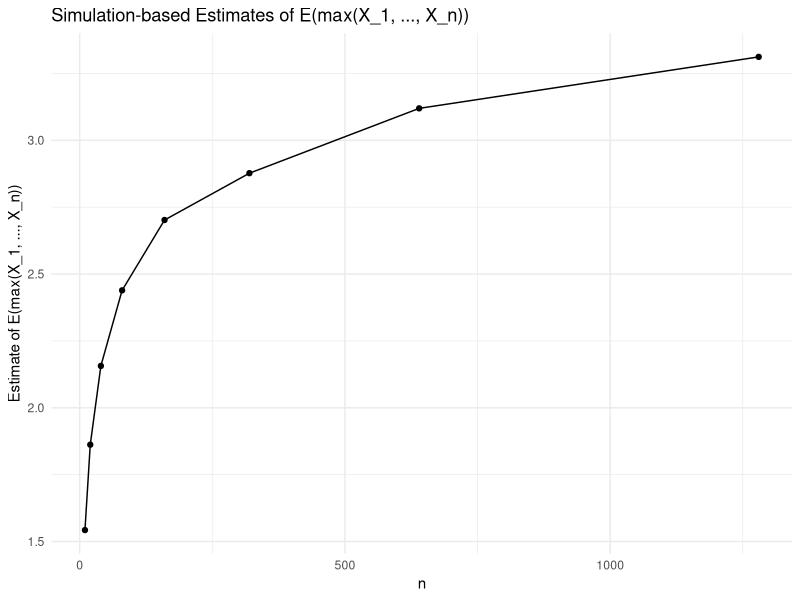
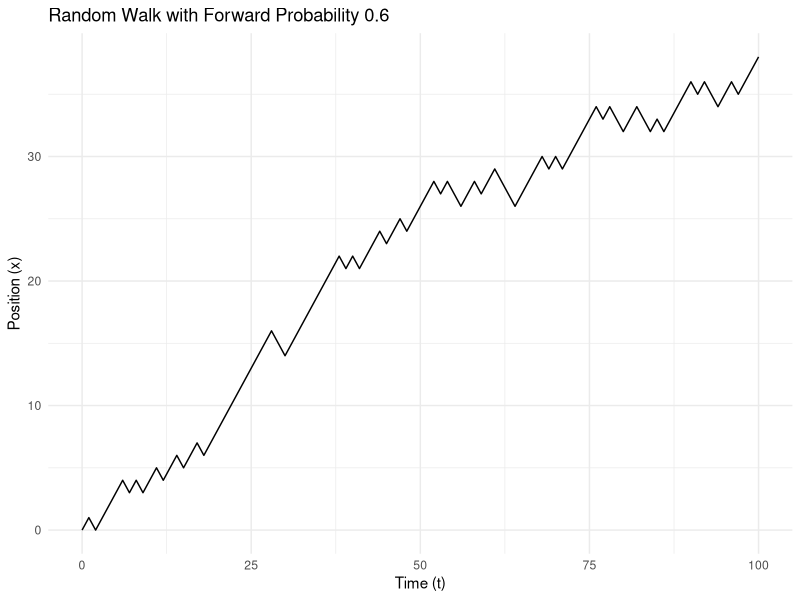
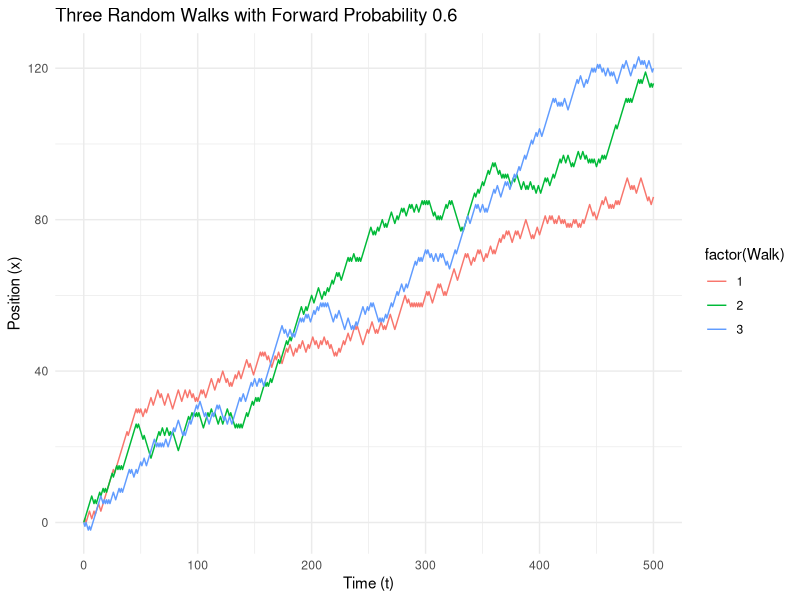

Recreate these plots in R, in order.
## ---- chunk 1
# LOAD ANY RELEVANT PACKAGES HERE
library(ggplot2)
## ---- chunk 2
n_values <- c(10, 20, 40, 80, 160, 320, 640, 1280)
n_simulations <- 1000

means <- numeric(length(n_values))
set.seed(123)

# Perform simulations for each value of n
for (i in 1:length(n_values)) {
  n <- n_values[i]
  max_values <- replicate(n_simulations, max(rnorm(n)))
  means[i] <- mean(max_values)
}

cat("Estimated Means:\n")
print(means)
## ---- chunk 3
data <- data.frame(n = n_values, estimate = means)

# Create the line graph
ggplot(data, aes(x = n, y = estimate)) +
  geom_line() +
  geom_point() +
  labs(x = "n", y = "Estimate of E(max(X_1, ..., X_n))") +
  ggtitle("Simulation-based Estimates of E(max(X_1, ..., X_n))") +
  theme_minimal()
## ---- chunk 4
random_walk <- function(n_steps, p) {
  positions <- numeric(n_steps + 1)
  positions[1] <- 0
  
  # Simulate the random walk
  for (i in 1:n_steps) {
    # Generate a random number to decide whether to move forward or backward
    move <- ifelse(runif(1) < p, 1, -1)
    positions[i + 1] <- positions[i] + move
  }
  
  return(positions)
}
## ---- chunk 5
n_steps <- 500
p <- 0.6
random_walk_data <- random_walk(n_steps, p)

t_values <- 0:100
x_values <- random_walk_data[1:101]

# Create a data frame for plotting
walk_data <- data.frame(t = t_values, x = x_values)

# Create the line graph
ggplot(walk_data, aes(x = t, y = x)) +
  geom_line() +
  labs(x = "Time (t)", y = "Position (x)") +
  ggtitle("Random Walk with Forward Probability 0.6") +
  theme_minimal()
## ---- chunk 6
random_walk1 <- random_walk(n_steps, p)
random_walk2 <- random_walk(n_steps, p)
random_walk3 <- random_walk(n_steps, p)

# Create a data frame for plotting
walk_data <- data.frame(
  t = rep(0:n_steps, 3),  
  x = c(random_walk1, random_walk2, random_walk3),  
  Walk = rep(1:3, each = n_steps + 1)  
)

# Create the line graph 
ggplot(walk_data, aes(x = t, y = x, color = factor(Walk))) +
  geom_line() +
  labs(x = "Time (t)", y = "Position (x)") +
  ggtitle("Three Random Walks with Forward Probability 0.6") +
  theme_minimal()
